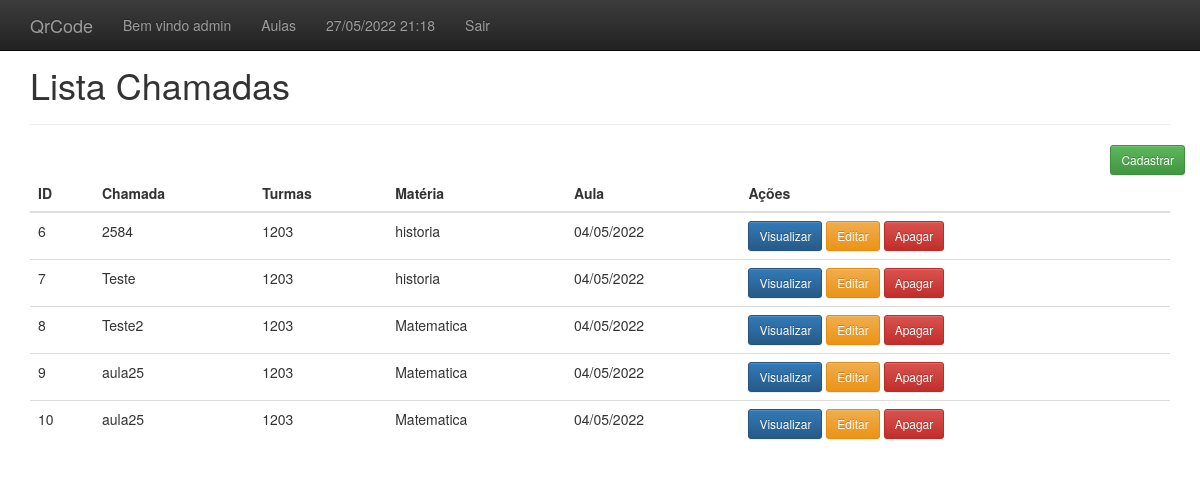
/admin/usuario.php (signed in), run on the app's committed database.
### tables this page shows
CREATE TABLE `chamadas` (
  `id` int(11) NOT NULL,
  `chamada` varchar(50) NOT NULL,
  `id_turma` int(11) NOT NULL,
  `id_materia` int(11) NOT NULL,
  `id_aula` int(11) NOT NULL,
  `created` datetime NOT NULL,
  `modified` datetime DEFAULT NULL
);

CREATE TABLE `turmas` (
  `id` int(11) NOT NULL,
  `turmas` varchar(220) NOT NULL,
  `created` datetime NOT NULL,
  `modified` datetime DEFAULT NULL
);

CREATE TABLE `materias` (
  `id` int(11) NOT NULL,
  `materias` varchar(220) NOT NULL,
  `created` datetime NOT NULL,
  `modified` datetime DEFAULT NULL
);

CREATE TABLE `aulas` (
  `id` int(11) NOT NULL,
  `aulas` varchar(220) NOT NULL,
  `created` datetime NOT NULL,
  `modified` datetime DEFAULT NULL
);

### admin/listar_chamadas_alunos.php (the view, shortened to what this page needs)
<?php
	$resultado=mysqli_query($conectar,"select chamadas.id,chamadas.chamada as chamadas, turmas.turmas, materias.materias, aulas.aulas
										from chamadas
										inner join turmas on turmas.id = chamadas.id_turma
										inner join materias on materias.id = chamadas.id_materia
										inner join aulas on aulas.id = chamadas.id_aula");
?>
<div class="container theme-showcase" role="main">
  <div class="page-header">
	<h1>Lista Chamadas</h1>
  </div>
  <div class="row espaco">
		<div class="pull-right">
			<a href="administrativo.php?link=22"><button type='button' class='btn btn-sm btn-success'>Cadastrar</button></a>
		</div>
	</div>
  <div class="row">
	<div class="col-md-12">
	  <table class="table">
		<thead>
		  <tr>
			<th>ID</th>
			<th>Chamada</th>
			<th>Turmas</th>
			<th>Matéria</th>
			<th>Aula</th>
			<th>Ações</th>
		  </tr>
		</thead>
		<tbody>
			<?php
				while($linhas = mysqli_fetch_array($resultado)){
					echo "<tr>";
						echo "<td>".$linhas['id']."</td>";
						echo "<td>".$linhas['chamadas']."</td>";
						echo "<td>".$linhas['turmas']."</td>";
						echo "<td>".$linhas['materias']."</td>";
						echo "<td>".$linhas['aulas']."</td>";
						?>
						<td>
						<a href='administrativo.php?link=23&id=<?php echo $linhas['id']; ?>'><button type='button' class='btn btn-sm btn-primary'>Visualizar</button></a>
						<a href='administrativo.php?link=24&id=<?php echo $linhas['id']; ?>'><button type='button' class='btn btn-sm btn-warning'>Editar</button></a>
						<a href='processa/proc_apagar_chamadas.php?id=<?php echo $linhas['id']; ?>'><button type='button' class='btn btn-sm btn-danger'>Apagar</button></a>
						<?php
					echo "</tr>";
				}
			?>
		</tbody>
	  </table>
	</div>
	</div>
</div>

### admin/usuario.php (shortened to what this page needs)
<?php
include_once("conexao.php");
$agora = date('d/m/Y H:i');
?>
<!DOCTYPE html>
<html lang="pt-br">
  <head>
    <link href="css/bootstrap.css" rel="stylesheet">
    <link href="css/bootstrap-theme.css" rel="stylesheet">
    <link href="css/theme.css" rel="stylesheet">
  </head>
  <body role="document">
	<?php
		include_once("menu_user.php");
    include_once("listar_chamadas_alunos.php");
	?>
  </body>
</html>

### admin/menu_user.php (shortened to what this page needs)
<nav class="navbar navbar-inverse navbar-fixed-top">
  <div class="container">
	<div class="navbar-header">
	  <a class="navbar-brand" href="usuario.php">QrCode</a>
	</div>
	<div id="navbar" class="navbar-collapse collapse">
	  <ul class="nav navbar-nav">
	  <li class="dropdown">
		  <a href="#" class="dropdown-toggle" data-toggle="dropdown" role="button" aria-haspopup="true" aria-expanded="false"><?php echo "Bem vindo  ".$_SESSION['usuarioNome']; ?></span></a>
		</li>
		<li class="dropdown">
		  <a href="usuario.php?link=2" class="dropdown-toggle" data-toggle="dropdown" role="button" aria-haspopup="true" aria-expanded="false">Aulas</span></a>
        </li>
        <li class="dropdown">
		  <a href="#" class="dropdown-toggle" data-toggle="dropdown" role="button" aria-haspopup="true" aria-expanded="false"><?php echo $agora;?></a>
		</li>
		<li><a href="sair.php">Sair</a></li>
</ul>
</nav>

### admin/css/theme.css (style rules this page uses)
body { padding-top: 25px; padding-bottom: 30px; }

### data on the page
chamadas: id "6", chamada "2584", id_turma.turmas "1203", id_materia.materias "historia", id_aula.aulas "04/05/2022"
chamadas: id "7", chamada "Teste", id_turma.turmas "1203", id_materia.materias "historia", id_aula.aulas "04/05/2022"
chamadas: id "8", chamada "Teste2", id_turma.turmas "1203", id_materia.materias "Matematica", id_aula.aulas "04/05/2022"
chamadas: id "9", chamada "aula25", id_turma.turmas "1203", id_materia.materias "Matematica", id_aula.aulas "04/05/2022"
chamadas: id "10", chamada "aula25", id_turma.turmas "1203", id_materia.materias "Matematica", id_aula.aulas "04/05/2022"

### other printed values
$_SESSION['usuarioNome'] "admin"
